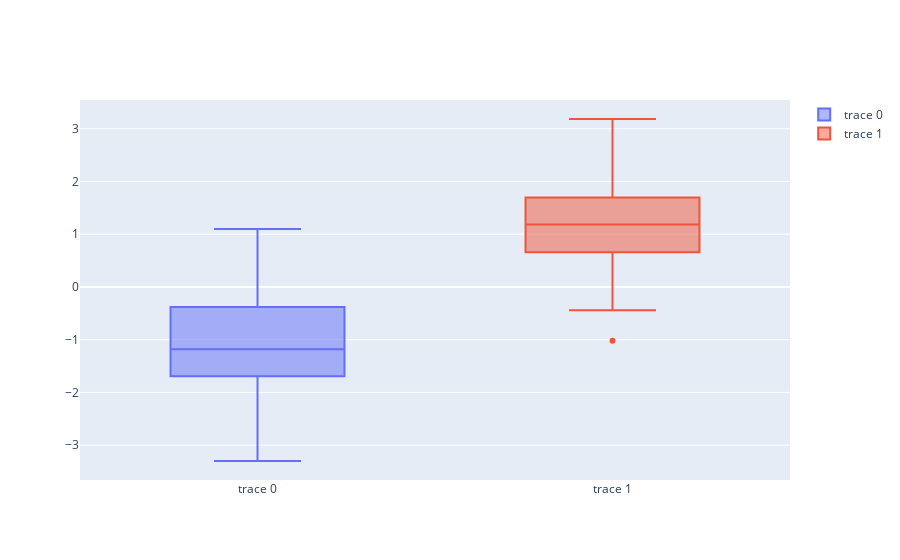

Notebook code for this chart:
### Code cell
import plotly.graph_objects as go
import numpy as np
np.random.seed(1)

y0 = np.random.randn(50) - 1
y1 = np.random.randn(50) + 1

fig = go.Figure()
fig.add_trace(go.Box(y=y0))
fig.add_trace(go.Box(y=y1))

fig.show()
